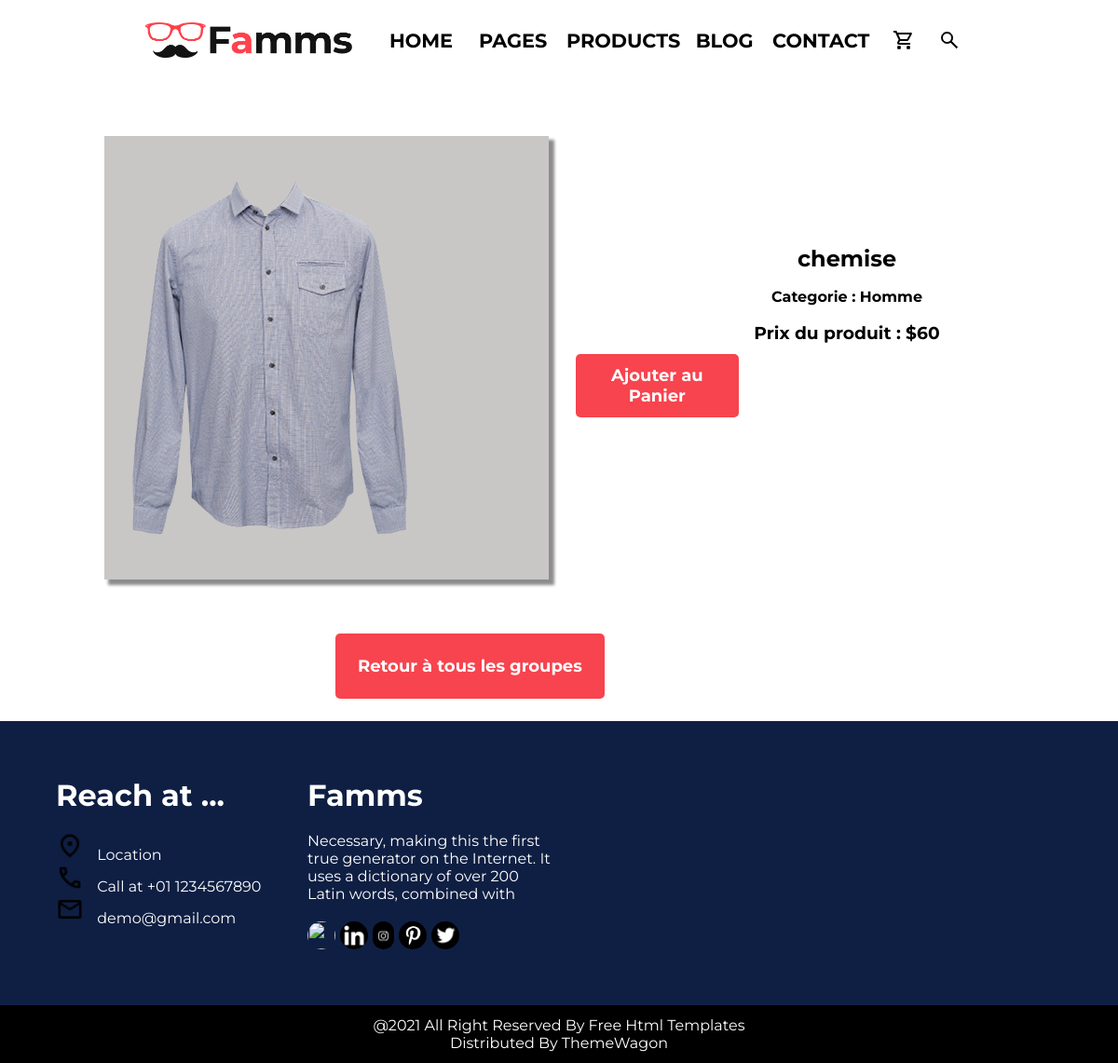
Page /annonce/1/ on the committed database.
### listings/models.py (models this page shows, shortened)
class Vetements(models.Model):
    class Categories(models.TextChoices):
        HOMME = 'Homme'
        FEMME = 'Femme'
    categorie = models.fields.CharField(choices=Categories.choices, max_length=50)
    name = models.fields.CharField(max_length=100)
    prix = models.fields.IntegerField()

### listings/views.py (the view)
# urls.py: path('annonce/<int:id>/', views.details_produit, name='details_vetement'),
def details_produit(request, id):
   vetement = Vetements.objects.get(id=id)
   return render(request,
          'listings/details_produit.html',
         {'vetement': vetement})

### listings/templates/listings/details_produit.html
{% extends 'listings/base.html' %}
{% load static %}
{% block content %}
<div class = "detailsProd">
    <div class = "detailsProd-p1">
        <img src="{% static 'listings/image/p' %}{{ vetement.id }}.png" alt="">
    </div>
    <div class = "detailsProd-p2">
        <div>
            <h2>{{ vetement.name }}</h2>
            <h4>Categorie : {{ vetement.categorie }}</h4>
            <h3>Prix du produit : ${{ vetement.prix }}</h3>
        </div>
        <button id = "ajouterPanier">Ajouter au Panier</button>
    </div>
</div>
<button id = "retourListe"><a href="{% url 'annonce' %}">Retour à tous les groupes</a></button>
<div class="annonce-foot">
    <div class="annonce-foot1">
        <h1>Reach at ...</h1>
        <div>
            <img src="{% static 'listings/image/location_on_FILL0_wght400_GRAD0_opsz24.png' %}" alt="Location icon">
            Location
        </div>
        <div>
            <img src="{% static 'listings/image/call_FILL0_wght400_GRAD0_opsz24.png' %}" alt="Call icon">
            Call at +01 1234567890
        </div>
        <div>
            <img src="{% static 'listings/image/mail_FILL0_wght400_GRAD0_opsz24.png' %}" alt="Mail icon">
            demo@gmail.com
        </div>
    </div>
    <div class="annonce-foot2">
        <h1>Famms</h1>
        <P>Necessary, making this the first true generator on the Internet. It uses a dictionary of over 200 Latin words, combined with</p>
        <div>
            <img src="{% static 'listings/image/f.jpeg' %}">
            <img src="{% static 'listings/image/in.jpeg' %}">
            <img src="{% static 'listings/image/insta.jpeg' %}">
            <img src="{% static 'listings/image/pinterest.jpeg' %}">
            <img src="{% static 'listings/image/x.jpeg' %}">
        </div>
    </div>
</div>
{% endblock %}

### listings/static/listings/styles.css (style rules this page uses)
* { font-family: 'Montserrat', sans-serif; color:black; margin: 0; }
.detailsProd { display: grid; grid-template-columns: 1fr 1fr; margin-left:3%; margin-top: 7%; }
.detailsProd-p1 { display: flex; background-color: rgb(201, 198, 198); box-shadow: 5px 5px 3px 1px rgb(142, 141, 141); margin-left: 13%; margin-right: 5%; margin-bottom: 10%; align-items: center; }
.detailsProd-p1 img { padding:30px; box-sizing: border-box; max-width: 90%; height: auto; justify-self: center; }
.detailsProd-p2 { display: grid; grid-template-rows: 2fr; }
.detailsProd-p2 div { display: block; justify-items: center; }
.detailsProd-p2 div h2 { margin-top: 20%; }
.detailsProd-p2 div h3 { margin-top: 3%; margin-bottom: 2%; }
.detailsProd-p2 div h4 { margin-top: 3%; }
#ajouterPanier { background-color:#f7444e; color: white; padding:2%; font-weight: bold; font-size: large; border-radius: 5px; border: none; cursor: pointer; width: 30%; margin-bottom: 40%; }
#retourListe { background-color:#f7444e; padding:2%; font-weight: bold; font-size: large; border-radius: 5px; border: none; cursor: pointer; margin-left: 30%; margin-bottom: 2%; }
#retourListe a { text-decoration: none; color: white; }
.annonce-foot { display: grid; grid-template-columns: 1fr 1fr 1fr 1fr; padding: 5%; background-color:rgb(15, 31, 67); }
.annonce-foot1 div { color: white; gap: 20px; }
.annonce-foot1 h1 { color: white; margin-bottom: 20px; }
.annonce-foot1 img { width: 30px; margin-right: 10px; }
.annonce-foot2 { display: grid; grid-template-rows: 3fr; gap: 20px; }
.annonce-foot2 h1,.annonce-foot2 p { color: white; }
.annonce-foot2 div { display: flex; gap: 5px; }
.annonce-foot2 div img { max-width:30px; height: 30px; border-radius: 50px; }

### rows in the picture
Vetements: name "chemise", categorie "Homme", prix "60"
